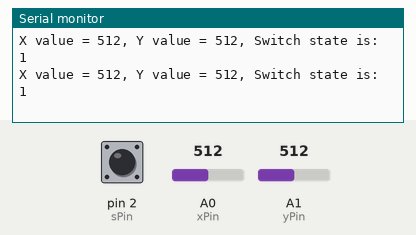
Bench run of a sketch on a simulated Arduino Uno, built with avr-gcc and run on an emulated ATmega328P. Parts: the last lines printed to the serial monitor. The test bench sets the inputs (shaded band); at power-on: A0 (xPin) = 512, A1 (yPin) = 512, pin 2 (sPin) HIGH.

Above: at 1.2 s.
1.3 s: A0 (xPin) set to 716
At 1.94 s:
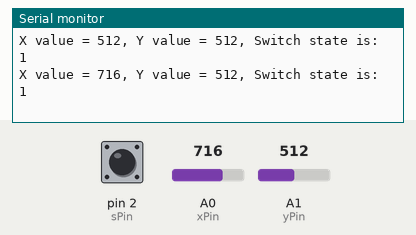
2.8 s: A1 (yPin) set to 716
At 2.94 s:
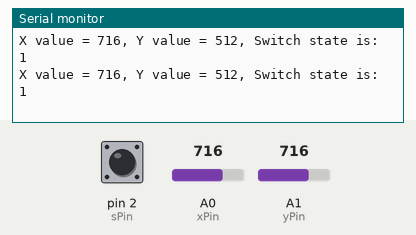
4.3 s: pin 2 (sPin) pulled LOW for 0.3 s
At 4.95 s:
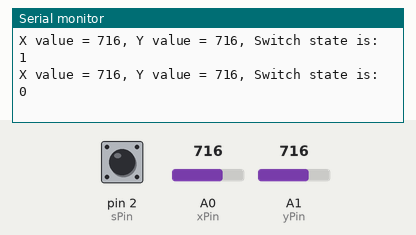
6.1 s: A0 (xPin) set to 1023
At 6.2 s:
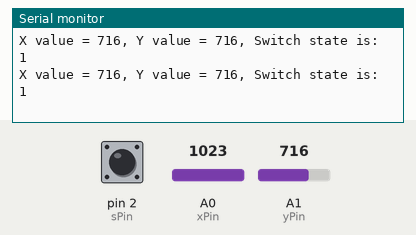
9.1 s: pin 2 (sPin) pulled LOW for 1 s
At 9.72 s:
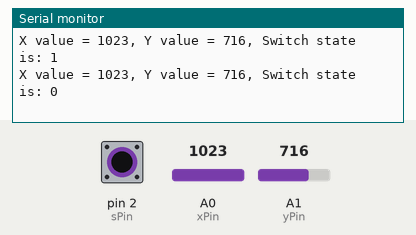
11.6 s: A1 (yPin) set to 900
At 11.72 s:
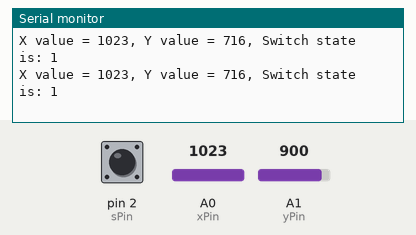
Timing chart, 0 to 14.1 s (numbered marks = the images above; inputs shaded):
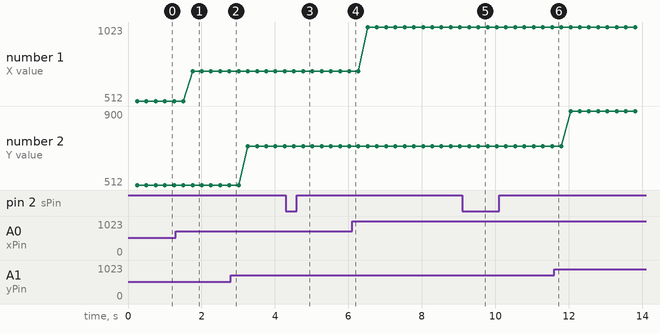

Measured:
- after the input at 1.3 s, the serial monitor: prints a new line after 0.46 s (image 1)
- after the input at 4.3 s, the serial monitor: prints a new line after 0.47 s (image 3)
- after the input at 9.1 s, the serial monitor: prints a new line after 0.44 s (image 5)
- plotted number 1: 512 → 716 after the input at 1.3 s, 716 → 1023 after the input at 6.1 s
- plotted number 2: 716 → 900 after the input at 11.6 s

The sketch:

Code_32_Joystick.ino
```cpp
int xPin=A0;
int yPin=A1;
int sPin=2;
int xVal;
int yVal;
int sVal;
int dt=250;
String mess1=", ";
void setup() {
  // put your setup code here, to run once:
Serial.begin(9600);
pinMode(xPin,INPUT);
pinMode(yPin,INPUT);
pinMode(sPin,INPUT);
digitalWrite(sPin,HIGH);
}

void loop() {
  // put your main code here, to run repeatedly:
xVal=analogRead(xPin);
yVal=analogRead(yPin);
sVal=digitalRead(sPin);
delay(dt);
Serial.print("X value = ");
Serial.print(xVal);
Serial.print(mess1);
Serial.print("Y value = ");
Serial.print(yVal);
Serial.print(mess1);
Serial.print("Switch state is: ");
Serial.println(sVal);
}
```
